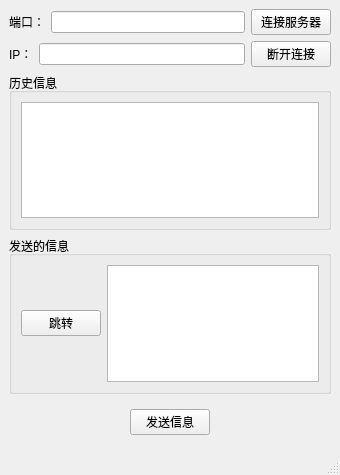
<?xml version="1.0" encoding="UTF-8"?>
<ui version="4.0">
 <class>MainWindow</class>
 <widget class="QMainWindow" name="MainWindow">
  <property name="geometry">
   <rect>
    <x>0</x>
    <y>0</y>
    <width>340</width>
    <height>475</height>
   </rect>
  </property>
  <property name="windowTitle">
   <string>MainWindow</string>
  </property>
  <widget class="QWidget" name="centralwidget">
   <layout class="QVBoxLayout" name="verticalLayout">
    <item>
     <layout class="QHBoxLayout" name="horizontalLayout_2"/>
    </item>
    <item>
     <layout class="QGridLayout" name="gridLayout">
      <item row="0" column="2">
       <widget class="QPushButton" name="connect">
        <property name="text">
         <string>连接服务器</string>
        </property>
       </widget>
      </item>
      <item row="0" column="0">
       <widget class="QLabel" name="label">
        <property name="text">
         <string>端口：</string>
        </property>
       </widget>
      </item>
      <item row="0" column="1">
       <widget class="QLineEdit" name="port"/>
      </item>
     </layout>
    </item>
    <item>
     <layout class="QGridLayout" name="gridLayout_3">
      <item row="0" column="2">
       <widget class="QPushButton" name="disconnect">
        <property name="text">
         <string>断开连接</string>
        </property>
       </widget>
      </item>
      <item row="0" column="0">
       <widget class="QLabel" name="label_2">
        <property name="text">
         <string>IP：</string>
        </property>
       </widget>
      </item>
      <item row="0" column="1">
       <widget class="QLineEdit" name="ip"/>
      </item>
     </layout>
    </item>
    <item>
     <widget class="QGroupBox" name="groupBox">
      <property name="title">
       <string>历史信息</string>
      </property>
      <layout class="QVBoxLayout" name="verticalLayout_2">
       <item>
        <widget class="QTextEdit" name="record"/>
       </item>
      </layout>
     </widget>
    </item>
    <item>
     <widget class="QGroupBox" name="groupBox_2">
      <property name="title">
       <string>发送的信息</string>
      </property>
      <layout class="QHBoxLayout" name="horizontalLayout_4">
       <item>
        <widget class="QPushButton" name="goBtn">
         <property name="text">
          <string>跳转</string>
         </property>
        </widget>
       </item>
       <item>
        <widget class="QTextEdit" name="msg"/>
       </item>
      </layout>
     </widget>
    </item>
    <item>
     <widget class="QWidget" name="widget" native="true">
      <layout class="QHBoxLayout" name="horizontalLayout_6">
       <item>
        <spacer name="horizontalSpacer">
         <property name="orientation">
          <enum>Qt::Horizontal</enum>
         </property>
         <property name="sizeHint" stdset="0">
          <size>
           <width>40</width>
           <height>20</height>
          </size>
         </property>
        </spacer>
       </item>
       <item>
        <layout class="QHBoxLayout" name="horizontalLayout_5">
         <item>
          <widget class="QPushButton" name="sendMsg">
           <property name="text">
            <string>发送信息</string>
           </property>
          </widget>
         </item>
        </layout>
       </item>
       <item>
        <spacer name="horizontalSpacer_2">
         <property name="orientation">
          <enum>Qt::Horizontal</enum>
         </property>
         <property name="sizeHint" stdset="0">
          <size>
           <width>40</width>
           <height>20</height>
          </size>
         </property>
        </spacer>
       </item>
      </layout>
     </widget>
    </item>
   </layout>
  </widget>
  <widget class="QMenuBar" name="menubar">
   <property name="geometry">
    <rect>
     <x>0</x>
     <y>0</y>
     <width>340</width>
     <height>21</height>
    </rect>
   </property>
  </widget>
  <widget class="QStatusBar" name="statusbar"/>
 </widget>
 <resources/>
 <connections/>
</ui>
